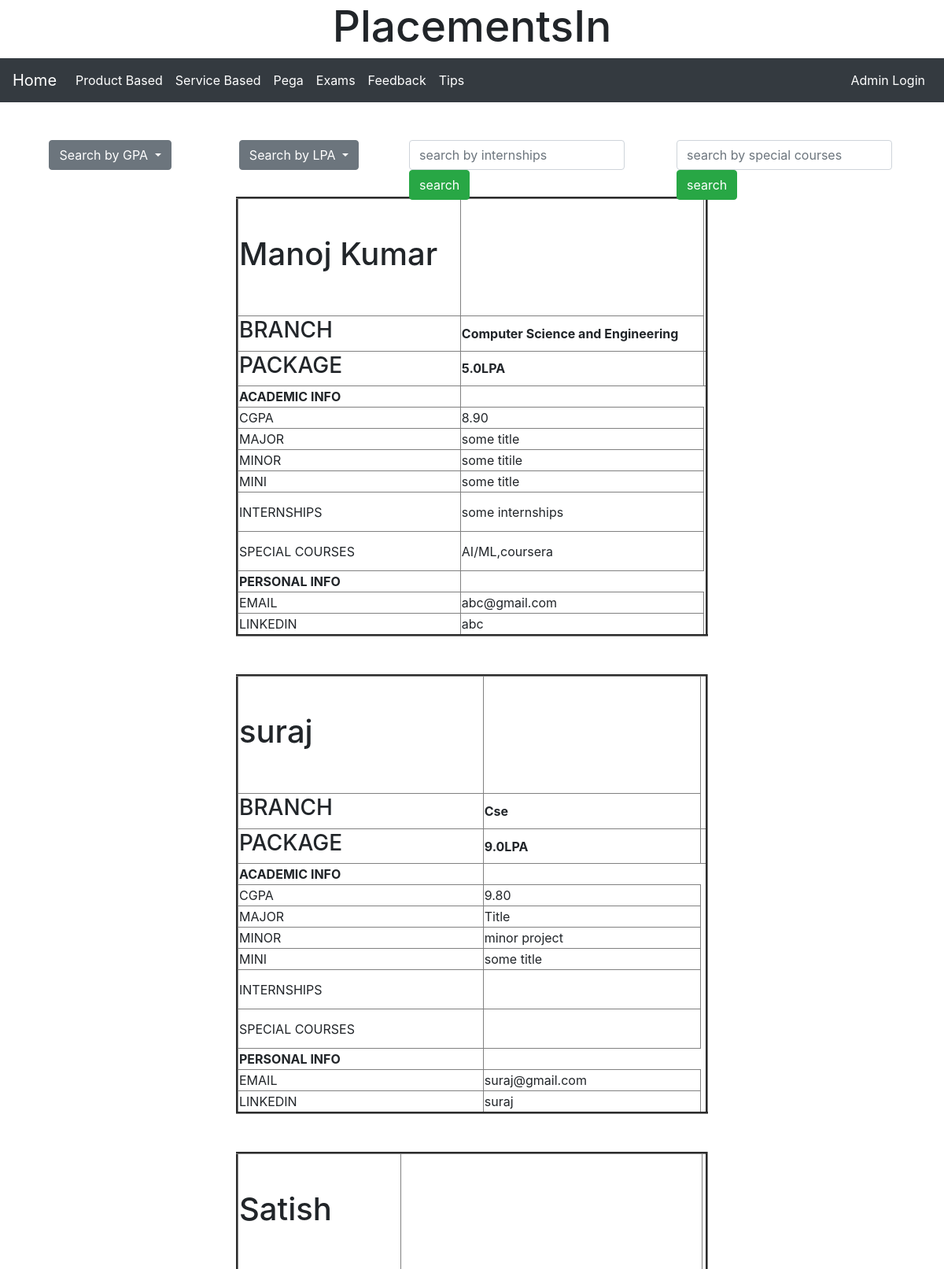
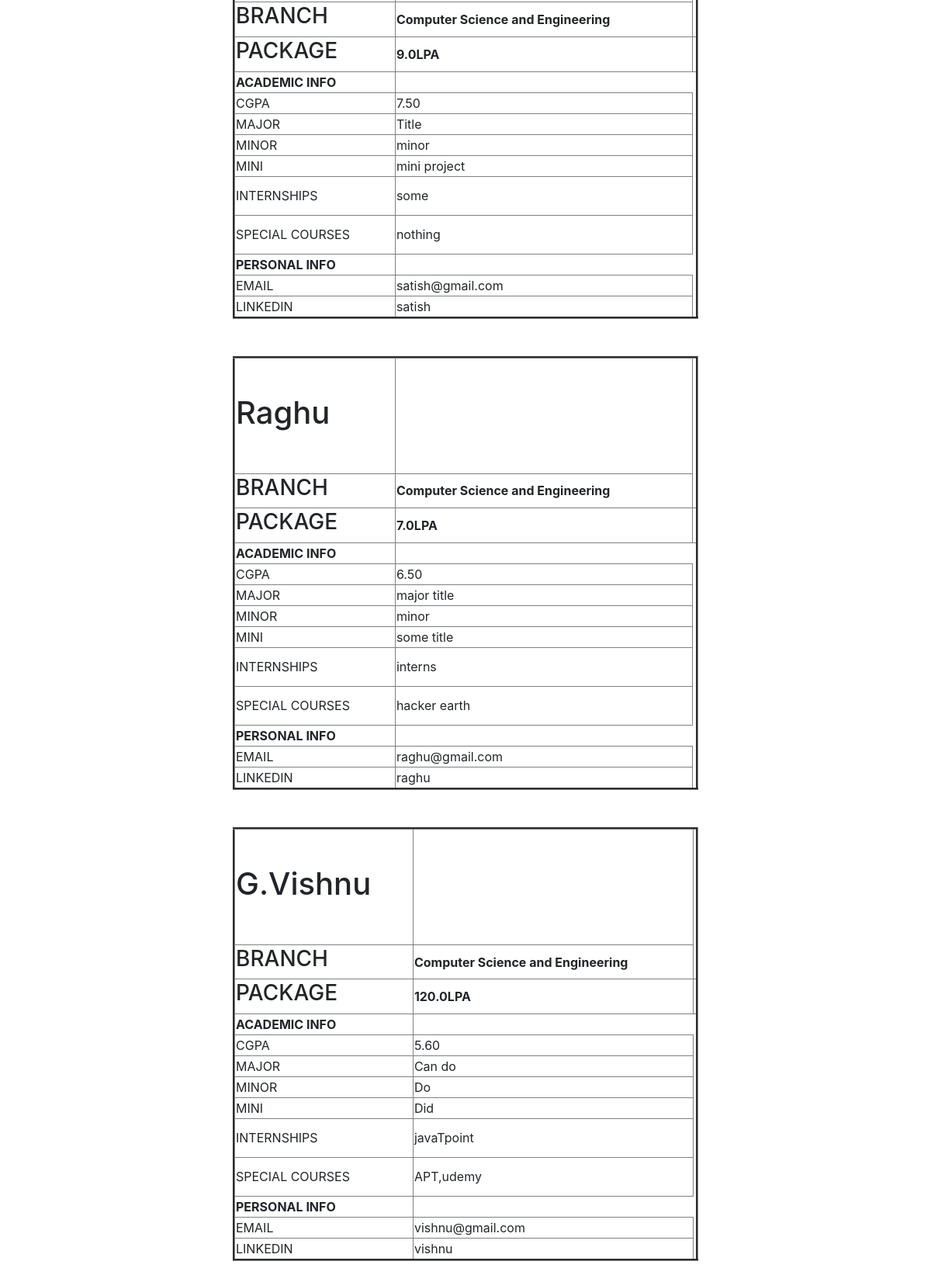
Page /google on the committed database (2 pictures, top to bottom).
### profiles/models.py (models this page shows)
class Profiles(models.Model):
    name=models.CharField(max_length=120,default='Some name')
    branch=models.CharField(max_length=120,default='Some branch')
    jobtitle=models.CharField(max_length=120)
    cgpa=models.DecimalField(decimal_places=2,max_digits=1000)
    major=models.CharField(max_length=120)
    mini=models.CharField(max_length=120)
    minor=models.CharField(max_length=120)
    internships=models.TextField(null=True,blank=True)
    special_courses=models.TextField(null=True,blank=True)
    email=models.EmailField(max_length=250)
    LinkedIn=models.CharField(max_length=200)
    org=models.CharField(max_length=120,default='some company')
    package_LPA=models.DecimalField(decimal_places=1,max_digits=1000,default=5)

### profiles/views.py (the view)
# urls.py: path('google',google),
def google(request):
    obj=Profiles.objects.filter(org='google').values()
    if request.method == "GET":
        st=request.GET.get('searchinterns')
        st1=request.GET.get('searchspecialcourses')
        if st!=None:
            obj=Profiles.objects.filter(internships__icontains=st,org='google')
        if st1!=None:
            obj=Profiles.objects.filter(special_courses__icontains=st1,org='google')
    context = {
        'obj':obj,
    }
    return render(request,'get.html',context)

### templates/get.html (shortened to what this page needs)
<!doctype html>
{% extends 'base.html' %}
{% block content %}
<html lang="en">
  <head>
    <link rel="stylesheet" href="https://cdn.jsdelivr.net/npm/bootstrap@4.4.1/dist/css/bootstrap.min.css">
  </head>
  <body>
  <center>
    <br>
    <br>
   <div style="width:200px;height:50px;margin-left:40px;float:left;" class="dropdown">
  <button class="btn btn-secondary dropdown-toggle" type="button" id="GPAMenuButton" data-toggle="dropdown" aria-haspopup="true" aria-expanded="false">
    Search by GPA
  </button>
    </div>
      <div style="width:200px;margin-left:40px;height:50px;float:left;" class="dropdown" >
  <button class="btn btn-secondary dropdown-toggle" type="button" id="LPAMenuButton" data-toggle="dropdown" aria-haspopup="true" aria-expanded="false">
    Search by LPA
  </button>
   </div>
  <div style="width:300px;height:50px;margin-left:40px;float:left;">
    <form action="" method="get" class="form-inline">
        <input type="text" class="form-control" name="searchinterns" placeholder="search by internships"/>
        <input type="submit" value="search" class="btn btn-success"/>
    </form>
    </div>
    <div style="width:300px;height:50px;margin-left:40px;float:left;" class="span-control">
    <form action="" method="get" class="form-inline">
        <input type="text" class="form-control" name="searchspecialcourses" placeholder="search by special courses"/>
        <input type="submit" value="search" class="btn btn-success">
    </form>
</div>
</center>
<br>
<br>
<br>
 {% for x in obj %}
 <center>
 <table border='3' style="width:50%;">
 <tr style="height:150px;">
 <td><h1>{{x.name}}</h1></td>
 <td>   </td>
 </tr>
 <tr>
 <td><h3>BRANCH</h3></td>
 <td><b>{{x.branch}}</b></td>
 </tr>
 <tr>
 <td><h3>PACKAGE</h3></td>
 <td><b>{{x.package_LPA}}LPA</b><td>
 </tr>
 <tr>
 <th>ACADEMIC INFO</th>
 </tr>
 <tr>
 <td>CGPA</td>
 <td>{{x.cgpa}}</td>
 </tr>
 <tr>
 <td>MAJOR</td>
 <td>{{x.major}}</td>
 </tr>
 <tr>
 <td>MINOR</td>
 <td>{{x.minor}}</td>
 </tr>
 <tr>
 <td>MINI</td>
 <td>{{x.mini}}</td>
 </tr>
 <tr style="height:50px;">
 <td>INTERNSHIPS</td>
 <td>{{x.internships}}</td>
 </tr>
 <tr style="height:50px">
 <td>SPECIAL COURSES</td>
 <td>{{x.special_courses}}</td>
 </tr>
 <tr>
 <th>PERSONAL INFO</th>
 </tr>
 <tr>
 <td>EMAIL</td>
 <td>{{x.email}}</td>
 </tr>
 <tr>
 <td>LINKEDIN</td>
 <td>{{x.LinkedIn}}</td>
 </tr>
 </table>
 </center>
 <br>
 <br>
 {% endfor %}
  </body>
</html>
{% endblock %}

### templates/base.html (shortened to what this page needs)
<!doctype html>
<html lang="en">
  <head>
    <link rel="stylesheet" href="https://cdn.jsdelivr.net/npm/bootstrap@4.4.1/dist/css/bootstrap.min.css">
  </head>
  <body>
  <center>
    <h1 style="font-size:55px;">PlacementsIn</h1>
    </center>
    <nav class="navbar navbar-expand-lg navbar-dark bg-dark">
  <a class="navbar-brand" href="http://127.0.0.1:8000/">Home</a>
  <div class="collapse navbar-collapse" id="navbarSupportedContent">
    <ul class="navbar-nav mr-auto">
      <li class="nav-item active">
        <a class="nav-link" href="http://127.0.0.1:8000/product">Product Based<span class="sr-only">(current)</span></a>
      </li>
      <li class="nav-item active">
        <a class="nav-link" href="http://127.0.0.1:8000/service">Service Based<span class="sr-only">(current)</span></a>
      </li>
      <li class="nav-item active">
        <a class="nav-link" href="#">Pega<span class="sr-only">(current)</span></a>
       <li class="nav-item active">
        <a class="nav-link" href="http://127.0.0.1:8000/exams">Exams<span class="sr-only">(current)</span></a>
      </li>
       <li class="nav-item active">
        <a class="nav-link" href="http://127.0.0.1:8000/feedback">Feedback<span class="sr-only">(current)</span></a>
      </li>
      </li>
       <li class="nav-item active">
        <a class="nav-link" href="http://127.0.0.1:8000/tips">Tips<span class="sr-only">(current)</span></a>
      </li>
    </ul>
    <ul class="navbar-nav ml-auto">
      <li class="nav-item active">
        <a class="nav-link" href="http://127.0.0.1:8000/login">Admin Login</a>
      </li>
    </ul>
  </div>
</nav>
  {% block content %}
  {% endblock %}
  </body>
</html>

### rows in the picture
Profiles: name "Manoj Kumar", branch "Computer Science and Engineering", package_LPA "5.0", cgpa "8.90", major "some title", minor "some titile", mini "some title", internships "some internships", special_courses "AI/ML,coursera", email "abc@gmail.com", LinkedIn "abc"
Profiles: name "suraj", branch "Cse", package_LPA "9.0", cgpa "9.80", major "Title", minor "minor project", mini "some title", email "suraj@gmail.com", LinkedIn "suraj"
Profiles: name "Satish", branch "Computer Science and Engineering", package_LPA "9.0", cgpa "7.50", major "Title", minor "minor", mini "mini project", internships "some", special_courses "nothing", email "satish@gmail.com", LinkedIn "satish"
Profiles: name "Raghu", branch "Computer Science and Engineering", package_LPA "7.0", cgpa "6.50", major "major title", minor "minor", mini "some title", internships "interns", special_courses "hacker earth", email "raghu@gmail.com", LinkedIn "raghu"
Profiles: name "G.Vishnu", branch "Computer Science and Engineering", package_LPA "120.0", cgpa "5.60", major "Can do", minor "Do", mini "Did", internships "javaTpoint", special_courses "APT,udemy", email "vishnu@gmail.com", LinkedIn "vishnu"
